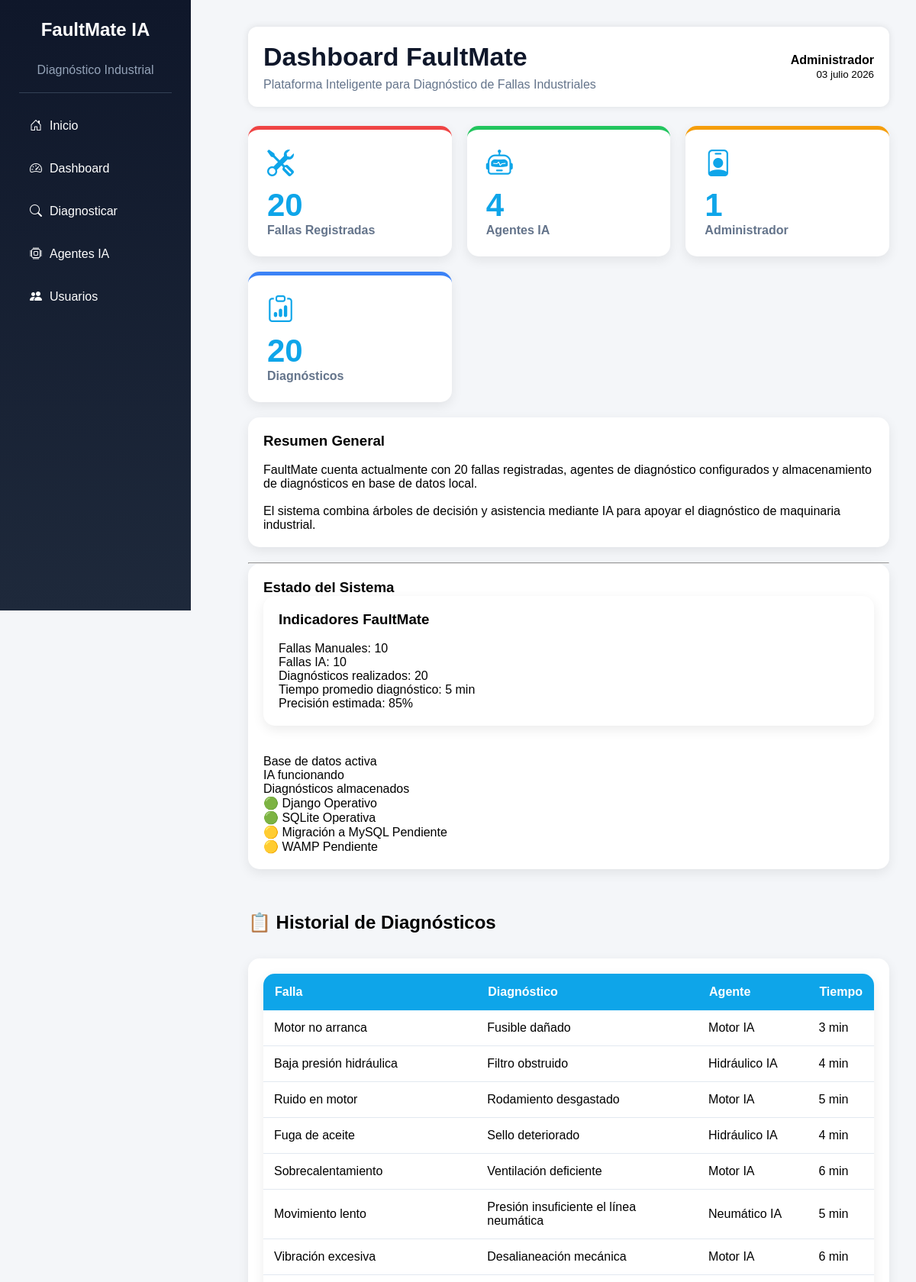
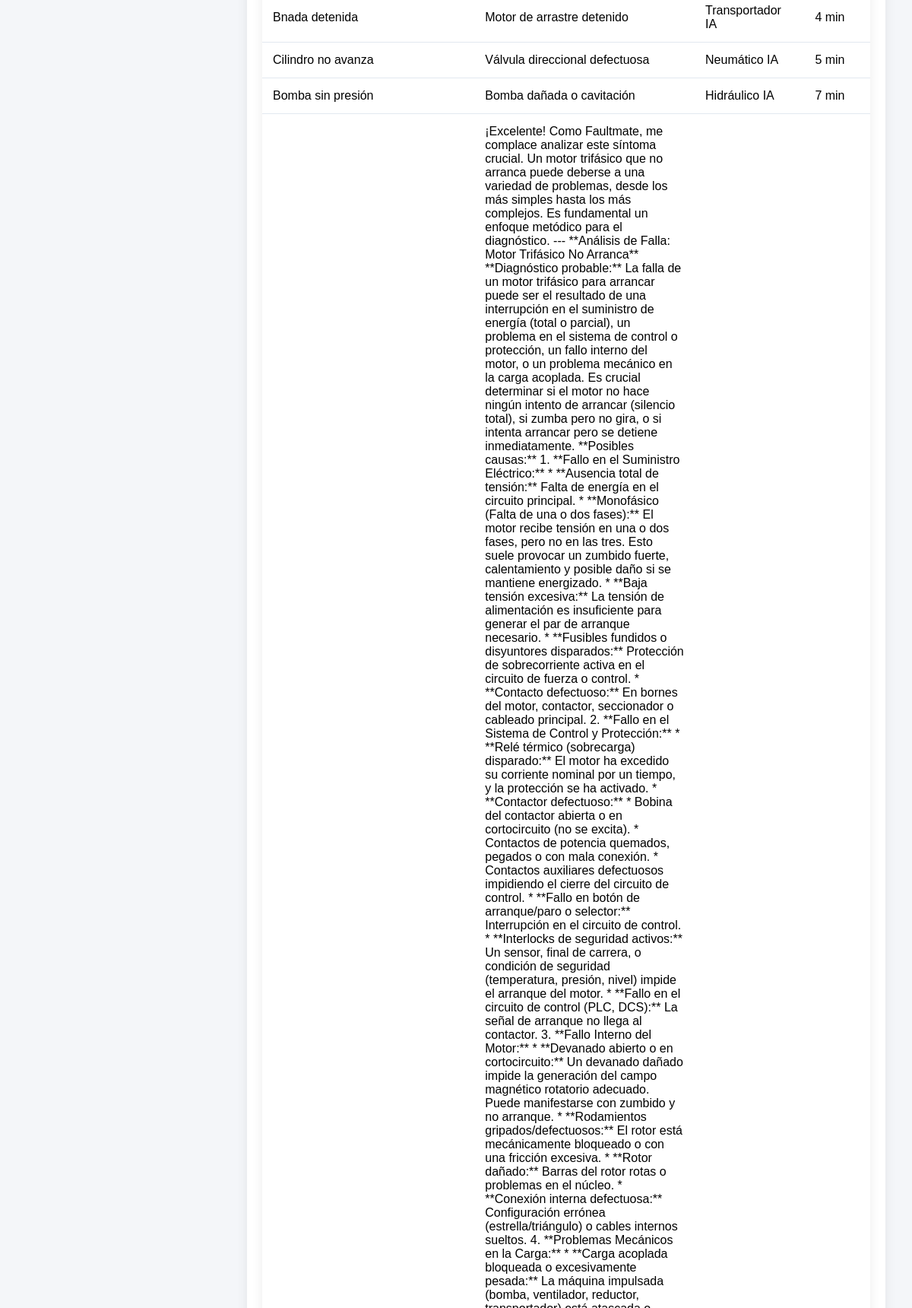
/dashboard/ (upper part), run on the app's committed database (2 pictures, top to bottom).
### dashboard/models.py (models this page shows, shortened)
class Diagnostico(models.Model):
  falla = models.CharField(max_length=200)
  diagnostico = models.TextField()
  agente = models.CharField(max_length=100)
  fecha = models.DateTimeField(auto_now_add=True)
  tiempo_diagnostico = models.IntegerField()

### dashboard/views.py (the view)
# urls.py: path('dashboard/', views.dashboard, name='dashboard'),
def dashboard(request):
    total_diagnosticos = Diagnostico.objects.count()
    total_agentes = Agentes.objects.count()
    diagnosticos = Diagnostico.objects.all()
    context = {
    'total_diagnosticos': total_diagnosticos,
    'total_agentes': total_agentes,
    'diagnosticos' : diagnosticos
    }
    return render(request,'dashboard/dashboard.html', context)

### dashboard/templates/dashboard/dashboard.html (shortened to what this page needs)
<!DOCTYPE html>
<html>
<head>
<link rel="stylesheet"
href="https://cdn.jsdelivr.net/npm/bootstrap-icons@1.11.3/font/bootstrap-icons.min.css">
</head>
<body>
<div class="sidebar">
    <h2>
FaultMate IA
</h2>
<p style="text-align:center;color:#94a3b8;">
Diagnóstico Industrial
</p>
<hr style="margin:20px 0;border:none;height:1px;background:#334155;">
<a href="/">
<i class="bi bi-house-door"></i>
Inicio
</a>
<a href="{% url 'dashboard' %}">
<i class="bi bi-speedometer2"></i>
Dashboard
</a>
<a href="/diagnosticar/">
<i class="bi bi-search"></i>
Diagnosticar
</a>
<a href="/agentes/">
<i class="bi bi-cpu"></i>
Agentes IA
</a>
<a href="/usuarios/">
<i class="bi bi-people-fill"></i>
Usuarios
</a>
</div>
<div class="main">
    <div class="header">
         <div class="topbar">
             <div>
                 <h1>Dashboard FaultMate</h1>
                 <p>
                     Plataforma Inteligente para Diagnóstico de Fallas Industriales
                 </p>
             </div>
             <div style="text-align:right;">
                <strong>Administrador</strong>
                <br>
                <small>03 julio 2026</small>
             </div>
         </div>
    </div>
    <div class="cards">
        <div class="card">
            <div class="icono">
                <i class="bi bi-tools"></i>
            </div>
        <h2>20</h2>
        <p>Fallas Registradas</p>
</div>
    <div class="card">
        <div class="icono">
            <i class="bi bi-robot"></i>
        </div>
        <h2>{{ total_agentes }}</h2>
        <p>Agentes IA</p>
</div>
    <div class="card">
        <div class="icono">
            <i class="bi bi-person-badge"></i>
        </div>
        <h2>1</h2>
        <p>Administrador</p>
    </div>
    <div class="card">
        <div class="icono">
            <i class="bi bi-clipboard-data"></i>
        </div>
        <h2>{{ total_diagnosticos }}</h2>
        <p>Diagnósticos</p>
    </div>
    </div>
    <div style="
    background:white;
    padding:20px;
    border-radius:15px;
    margin-top:20px;
    margin-bottom:20px;
    box-shadow:0 5px 15px rgb(0,0,0,.08);
    ">
    <h3>Resumen General</h3>
    <br>
    <p>
        FaultMate cuenta actualmente con 20 fallas registradas,
        agentes de diagnóstico configurados y almacenamiento
        de diagnósticos en base de datos local.
    </p>
    <br>
    <p>
        El sistema combina árboles de decisión y asistencia mediante IA
        para apoyar el diagnóstico de maquinaria industrial.
    </p>
</div>
<hr>
<div style="
background:white;
padding:20px;
border-radius:15px;
margin-bottom:20px;
box-shadow:0 5px 15px rgba(0,0,0,.08);
">
<h3>Estado del Sistema</h3>
<div style="
background:white;
padding:20px;
border-radius:15px;
margin-bottom:20px;
box-shadow:0 5px 15px rgba(0,0,0,.08);
">
<h3>Indicadores FaultMate</h3>
<br>
<p>Fallas Manuales: 10</p>
<p>Fallas IA: 10</p>
<p>Diagnósticos realizados: {{ total_diagnosticos }}</p>
<p>Tiempo promedio diagnóstico: 5 min</p>
<p>Precisión estimada: 85%</p>
</div>
<br>
<p>
Base de datos activa
</p>
<p>
IA funcionando
</p>
<p>
Diagnósticos almacenados
</p>
<p>🟢 Django Operativo</p>
<p>🟢 SQLite Operativa</p>
<p>🟡 Migración a MySQL Pendiente</p>
<p>🟡 WAMP Pendiente</p>
</div>
<br><br>
<h2 style="margin-bottom:15px;">
📋 Historial de Diagnósticos
</h2>
<br>
<div style="
background:white;
padding:20px;
border-radius:15px;
box-shadow:0 5px 15px rgba(0,0,0,.08);
">
<table>
<tr>
     <th>Falla</th>
     <th>Diagnóstico</th>
     <th>Agente</th>
     <th>Tiempo</th>
 </tr>
{% for d in diagnosticos %}
<tr>
     <td>{{ d.falla }}</td>
     <td>{{ d.diagnostico }}</td>
     <td>{{ d.agente }}</td>
     <td>{{ d.tiempo_diagnostico }} min</td>
</tr>
{% endfor %}
</table>
</div>
</body>
</html>

### dashboard/templates/dashboard/dashboard.html (style rules this page uses)
* { margin:0; padding:0; box-sizing:border-box; }
body { font-family:Arial, sans-serif; background:#f4f6f9; display:flex; }
.sidebar { width:250px; height:100vh; background:linear-gradient(180deg,#0f172a,#1e293b); color:white; padding:25px; position:fixed; left:0; top:0; }
.sidebar h2 { margin-bottom:30px; text-align:center; }
.sidebar a { display:flex; align-items:center; gap:10px; color:white; text-decoration:none; padding:14px; margin-bottom:10px; border-radius:10px; transition:.3s; }
.main { margin-left:290px; width:100%; padding:35px; }
.header { background:white; padding:20px; border-radius:12px; margin-bottom:25px; box-shadow:0px 0px 10px rgba(0,0,0,0.1); }
.header h1 { font-size:34px; color:#0f172a; }
.header p { color:#64748b; margin-top:8px; }
.cards { display:grid; grid-template-columns:repeat(auto-fit,minmax(220px,1fr)); gap:20px; }
.card { background:white; padding:25px; border-radius:15px; box-shadow:0 5px 15px rgba(0,0,0,.08); transition:.3s; border-top:5px solid #0ea5e9; }
.card h2 { font-size:42px; color:#0ea5e9; }
.card p { color:#64748b; font-weight:bold; }
table { width:100%; border-collapse:collapse; background:white; border-radius:15px; overflow:hidden; box-shadow:0 5px 15px rgba(0,0,0,.08); }
th { background:#0ea5e9; color:white; padding:15px; text-align:left; }
td { padding:14px; border-bottom:1px solid #e2e8f0; max-width:300px; word-wrap:break-word; }
.icono { font-size:35px; color:#0ea5e9; margin-bottom:10px; }
.topbar { display:flex; justify-content:space-between; align-items:center; }
.card:nth-child(1) { border-top:5px solid #ef4444; }
.card:nth-child(2) { border-top:5px solid #22c55e; }
.card:nth-child(3) { border-top:5px solid #f59e0b; }
.card:nth-child(4) { border-top:5px solid #3b82f6; }

### data on the page
Diagnostico: falla "Motor no arranca", diagnostico "Fusible dañado", agente "Motor IA", tiempo_diagnostico "3"
Diagnostico: falla "Baja presión hidráulica", diagnostico "Filtro obstruido", agente "Hidráulico IA", tiempo_diagnostico "4"
Diagnostico: falla "Ruido en motor", diagnostico "Rodamiento desgastado", agente "Motor IA", tiempo_diagnostico "5"
Diagnostico: falla "Fuga de aceite", diagnostico "Sello deteriorado", agente "Hidráulico IA", tiempo_diagnostico "4"
Diagnostico: falla "Sobrecalentamiento", diagnostico "Ventilación deficiente", agente "Motor IA", tiempo_diagnostico "6"
Diagnostico: falla "Movimiento lento", diagnostico "Presión insuficiente el línea neumática", agente "Neumático IA", tiempo_diagnostico "5"
Diagnostico: falla "Vibración excesiva", diagnostico "Desalianeación mecánica", agente "Motor IA", tiempo_diagnostico "6"
Diagnostico: falla "Bnada detenida", diagnostico "Motor de arrastre detenido", agente "Transportador IA", tiempo_diagnostico "4"
Diagnostico: falla "Cilindro no avanza", diagnostico "Válvula direccional defectuosa", agente "Neumático IA", tiempo_diagnostico "5"
Diagnostico: falla "Bomba sin presión", diagnostico "Bomba dañada o cavitación", agente "Hidráulico IA", tiempo_diagnostico "7"

### other printed values
{{ total_agentes }} "4"
{{ total_diagnosticos }} "20"
